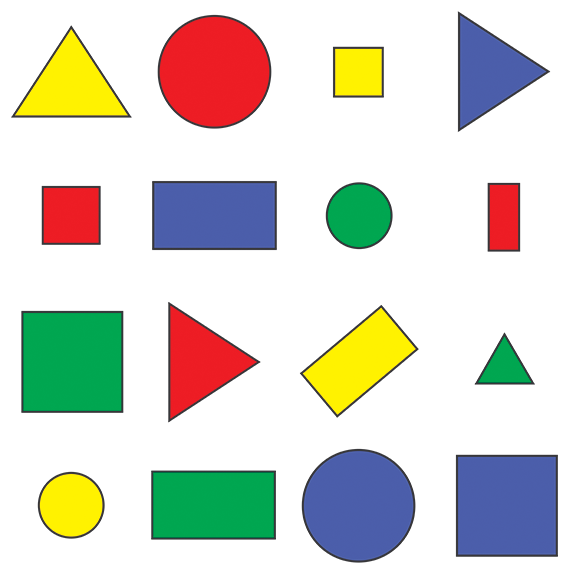
#> input picture Resources/shapes.png, 576 x 577 px
$ python Contour_ShapeDetection.py
#> lines starting #> are read from the running program, lines starting #| are printed output that depends on the picture; after the words box and inside, x2 and y2 are one past the last pixel; in counts of white or black regions, pixels touching at a corner belong together
import cv2
import numpy as np

def stackImages(scale,imgArray):

    rows = len(imgArray)
    cols = len(imgArray[0])
    rowsAvailable = isinstance(imgArray[0], list)
    width = imgArray[0][0].shape[1]
    height = imgArray[0][0].shape[0]
    if rowsAvailable:
        for x in range ( 0, rows):
            for y in range(0, cols):
                if imgArray[x][y].shape[:2] == imgArray[0][0].shape [:2]:
                    imgArray[x][y] = cv2.resize(imgArray[x][y], (0, 0), None, scale, scale)
                else:
                    imgArray[x][y] = cv2.resize(imgArray[x][y], (imgArray[0][0].shape[1], imgArray[0][0].shape[0]), None, scale, scale)
                if len(imgArray[x][y].shape) == 2: imgArray[x][y]= cv2.cvtColor( imgArray[x][y], cv2.COLOR_GRAY2BGR)
        imageBlank = np.zeros((height, width, 3), np.uint8)
        hor = [imageBlank]*rows
        hor_con = [imageBlank]*rows
        for x in range(0, rows):
            hor[x] = np.hstack(imgArray[x])
        ver = np.vstack(hor)
    else:
        for x in range(0, rows):
            if imgArray[x].shape[:2] == imgArray[0].shape[:2]:
                imgArray[x] = cv2.resize(imgArray[x], (0, 0), None, scale, scale)
            else:
                imgArray[x] = cv2.resize(imgArray[x], (imgArray[0].shape[1], imgArray[0].shape[0]), None,scale, scale)
            if len(imgArray[x].shape) == 2: imgArray[x] = cv2.cvtColor(imgArray[x], cv2.COLOR_GRAY2BGR)
        hor= np.hstack(imgArray)
        ver = hor
    return ver

def getContours(img):
    contours,hierarchy=cv2.findContours(img,cv2.RETR_EXTERNAL,cv2.CHAIN_APPROX_NONE)
    for cnt in contours:
        area=cv2.contourArea(cnt)
        print(area)
        if area>500:                                                                #To Minimize noise
            cv2.drawContours(imgContour,cnt,-1,(255,0,0),3)
            peri=cv2.arcLength(cnt,True)
            print(peri)
            approx=cv2.approxPolyDP(cnt,0.02*peri,True)                                                 #Approx number of corner points
            print(len(approx))
            objCorner=len(approx)
            x,y,w,h=cv2.boundingRect(approx)

            if objCorner==3:
                ObjectType="TRI"
            elif objCorner==4:
                aspectRatio=w/float(h)
                if aspectRatio>0.95 and aspectRatio<1.05:
                    ObjectType="Squar"
                else:
                    ObjectType="Rect"
            elif objCorner>5:
                ObjectType="Circle"
            else:
                ObjectType="None"
            cv2.rectangle(imgContour,(x,y),(x+w,y+h),(0,255,0),2)
            cv2.putText(imgContour,ObjectType,((x+(w//2)-10),(y+(h//2)-5)),cv2.FONT_HERSHEY_COMPLEX,0.8,(1,1,5),2)

img=cv2.imread("Resources/shapes.png")
#> img is the input picture: shape (577, 576, 3); mean B, G, R 205.1, 214.3, 214.2
imgContour=img.copy()
imgGray=cv2.cvtColor(img,cv2.COLOR_BGR2GRAY)
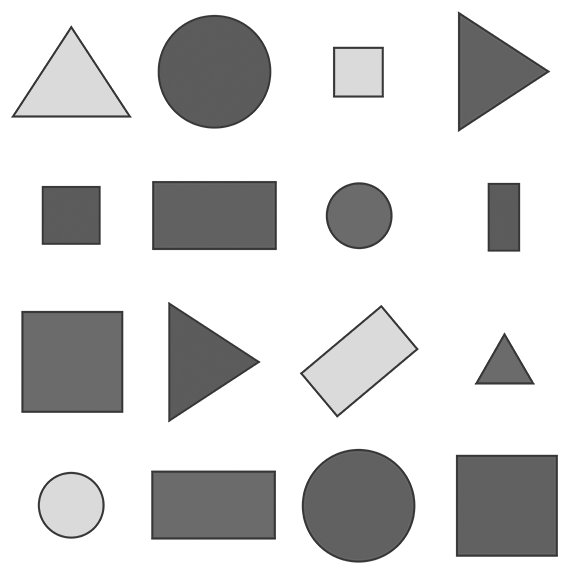
#> imgGray: shape (577, 576); min 54, max 255, mean 213.2
imgBlur=cv2.GaussianBlur(imgGray,(7,7),1)
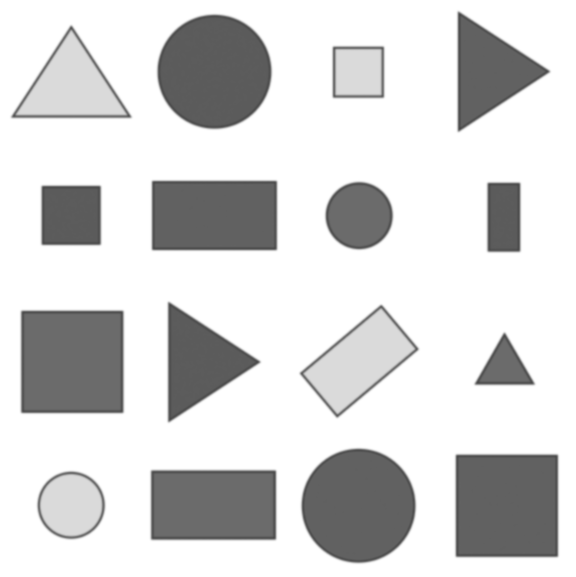
#> imgBlur: shape (577, 576); min 72, max 255, mean 213.2
imgCanny=cv2.Canny(imgBlur,50,50)
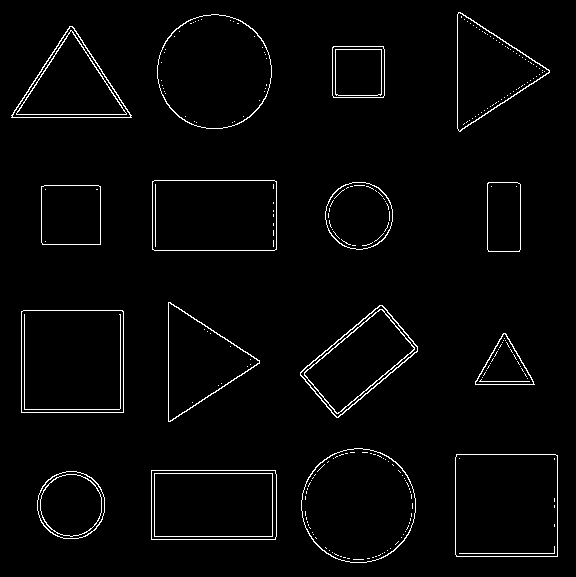
#> imgCanny: shape (577, 576); 2.4% white in thin lines or dots
imgBlank=np.zeros_like(img)

getContours(imgCanny)
#> in getContours, `contours,hierarchy=cv2.findContours(img,cv2.RETR_EXTERNAL,cv2.CHAIN_AP..`: contours = 16 contours; largest, box (x1, y1, x2, y2) and area: (21, 310, 124, 413) 10402, (455, 454, 558, 557) 10398, (301, 448, 416, 563) 10236, (157, 14, 272, 129) 10234, (152, 180, 277, 251) 8674
#> the loop in getContours, `for cnt in contours:` made 16 passes
#> (area, peri, approx, objCorner, x, y, w, h) on passes 2, 3, 6, 7, 9, 10, 12: (8619, 386.8, [[151, 470], [151, 539], [275, 539], [275, 470]], 4, 151, 470, 125, 70), (10398.5, 406.2, [[456, 454], [456, 556], [557, 556], [557, 455]], 4, 456, 454, 102, 103), (10402, 406.8, [[21, 311], [21, 412], [123, 412], [122, 310]], 4, 21, 310, 103, 103), (6389, 338.5, [[382, 305], [300, 372], [336, 417], [417, 351]], 4, 300, 305, 118, 113), (3475.5, 234.2, [[41, 186], [42, 244], [100, 244], [100, 186]], 4, 41, 186, 60, 59), (2270.5, 201.1, [[488, 182], [487, 249], [519, 251], [520, 184]], 4, 487, 182, 34, 70), (8674, 385.7, [[152, 181], [152, 249], [276, 249], [276, 181]], 4, 152, 181, 125, 69)
#> (area, peri, approx, objCorner, x, y, w, h) on passes 5, 8, 14, 16: (1612.5, 186.6, [[503, 333], [475, 384], [534, 384]], 3, 475, 333, 60, 52), (5629, 352, [[168, 302], [170, 421], [259, 360]], 3, 168, 302, 92, 120), (5690.5, 355.1, [[11, 115], [131, 117], [72, 26]], 3, 11, 26, 121, 92), (5712, 351.7, [[458, 12], [460, 131], [549, 70]], 3, 458, 12, 92, 120)
#> (printed output is left out)
#> after the loop in getContours, `for cnt in contours:`:
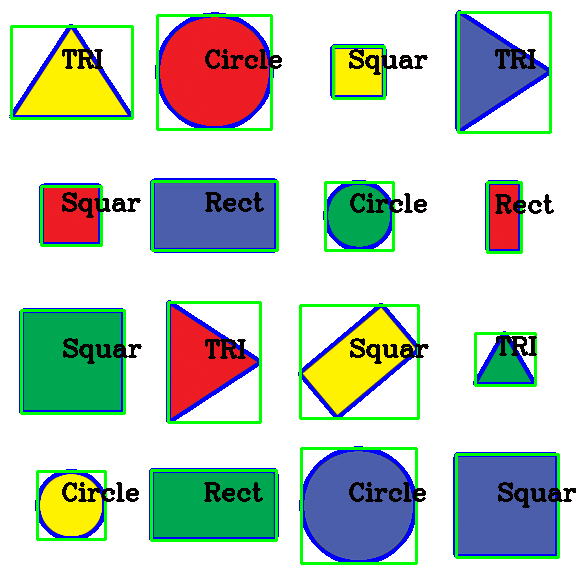
#> imgContour: shape (577, 576, 3); 11.74% of pixels changed, all inside (x1, y1, x2, y2) = (9, 10, 576, 565)

#cv2.imshow("imgGray",imgGray)
#cv2.imshow("BlurredImage",imgBlur)
imgStack=stackImages(0.6,([img,imgGray,imgBlur],[imgCanny,imgBlank,imgContour]))
#> after the loop in stackImages, `for x in range(0, rows):`: hor = 2 items
#> in stackImages, `ver = np.vstack(hor)`:
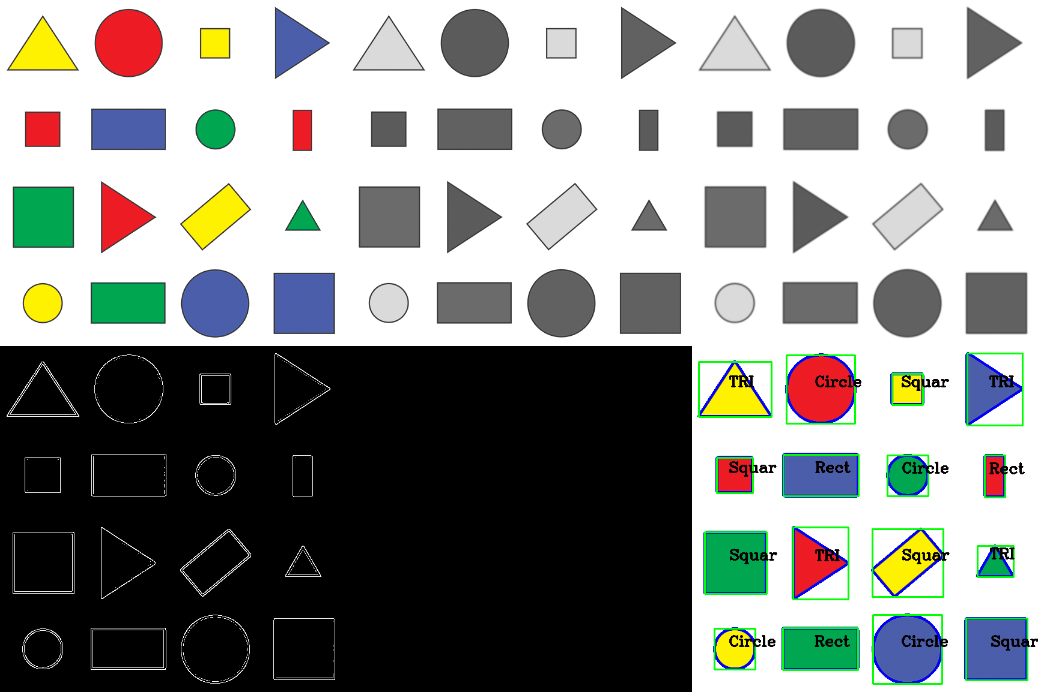
#> ver: shape (692, 1038, 3); mean of channels 0, 1, 2 138.7, 142.1, 139.9; drawn as B, G, R
cv2.imshow("Stacked",imgStack)
cv2.waitKey(0)
